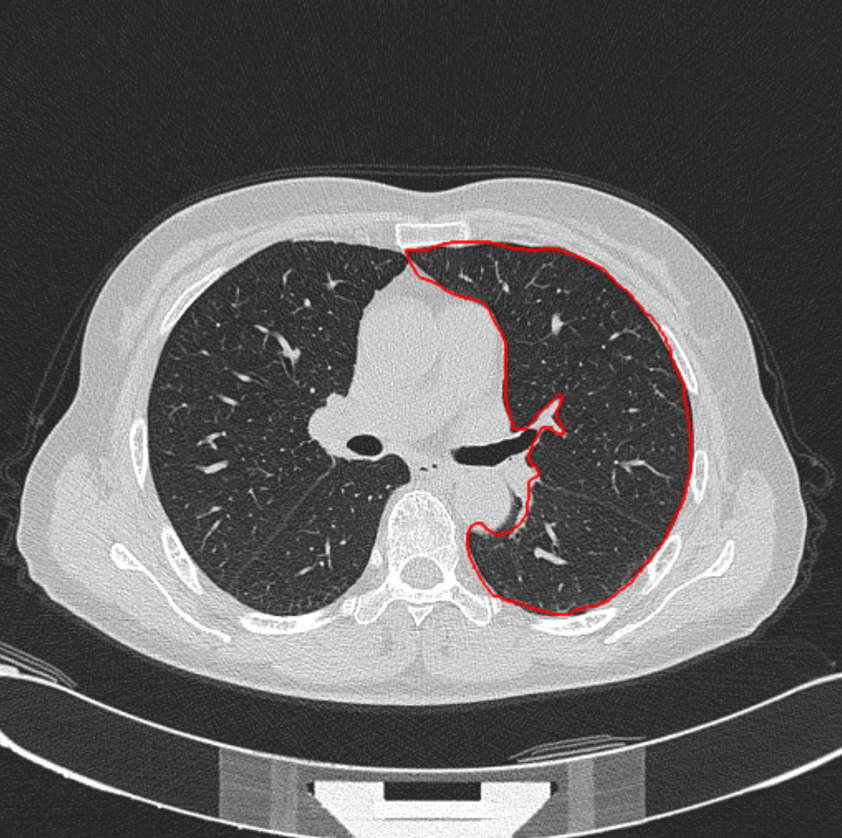
#> input picture mi/img2.png, 842 x 838 px, shrunk from 1290 x 1284 before the run
$ python '提取多边形所围的区域.py'
#> lines starting #> are read from the running program, lines starting #| are printed output that depends on the picture; after the words box and inside, x2 and y2 are one past the last pixel; in counts of white or black regions, pixels touching at a corner belong together
### mi/customed_toolkit.py
import matplotlib.pyplot as plt
import numpy as np

from skimage.color import rgba2rgb,rgb2hsv
from scipy import ndimage as ndi


# [5 lines left out: function show_with_mask, not called in this run]

def show_img(*img):
    """
    展示图像
    """
    length = len(img)
    for i in range(length):
        plt.subplot(1,length,i+1)
        plt.imshow(img[i])
    plt.show()

# [9 lines left out: function extract_edges_points, not called in this run]

def get_points_from_mask(mask,origin='left-top'):
    """
    根据mask获取边界点
    """
    points = np.array( np.where(mask) )
    if origin == 'left-top':
        points = points[-1::-1]     # 直接将x,y坐标颠倒
    return points

def get_edges_from_curve(img):
    """
    根据标注曲线获取mask
    """
    img_hsv = rgb2hsv(img)
    img_hsv_saturation = img_hsv[:,:,1]
    edges_mask = img_hsv_saturation > 0.5
    points = get_points_from_mask(edges_mask)
    return points, edges_mask

def segment_by_mask(img_rgb,img_mask):
    """
    根据图像上的标注提取区域
    """
    img =np.ones((img_rgb.shape[0],img_rgb.shape[1],img_rgb.shape[2]))
    fill_holes = ndi.binary_fill_holes(img_mask)
    img[fill_holes] =img_rgb[fill_holes]
    return img

### mi/提取多边形所围的区域.py


if __name__ == "__main__":

    from skimage import io
    from skimage.color import rgba2rgb
    from customed_toolkit import get_edges_from_curve, segment_by_mask, show_img


    img = io.imread('./img2.png')
#> img is the input picture: shape (838, 842, 4); mean R, G, B, A 101, 99.7, 99.7, 255
    channel = img.shape[2]
#> channel = 4
    if channel == 4:
        img_rgb = rgba2rgb(img)
    points, edges_mask = get_edges_from_curve(img_rgb)
#> in get_edges_from_curve, `img_hsv = rgb2hsv(img)`: img_hsv: shape (838, 842, 3) float64; mean of channels 0, 1, 2 0.00127, 0.00657, 0.396
#> in get_edges_from_curve, `img_hsv_saturation = img_hsv[:,:,1]`:
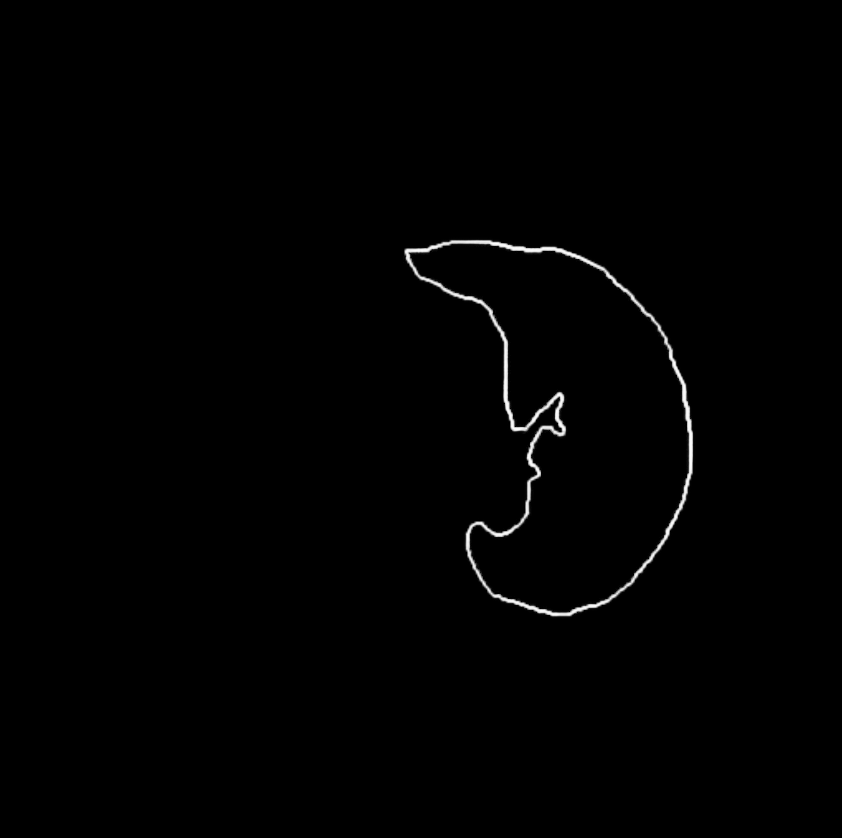
#> img_hsv_saturation: shape (838, 842) float64; min 0, max 1, mean 0.00657
#> in get_edges_from_curve, `edges_mask = img_hsv_saturation > 0.5`: edges_mask: shape (838, 842) bool; 0.67% white; 1 white region, box (x1, y1, x2, y2) and area: (405, 240, 693, 616) 4760
    processed_img = segment_by_mask(img_rgb,edges_mask)
#> in segment_by_mask, `fill_holes = ndi.binary_fill_holes(img_mask)`:
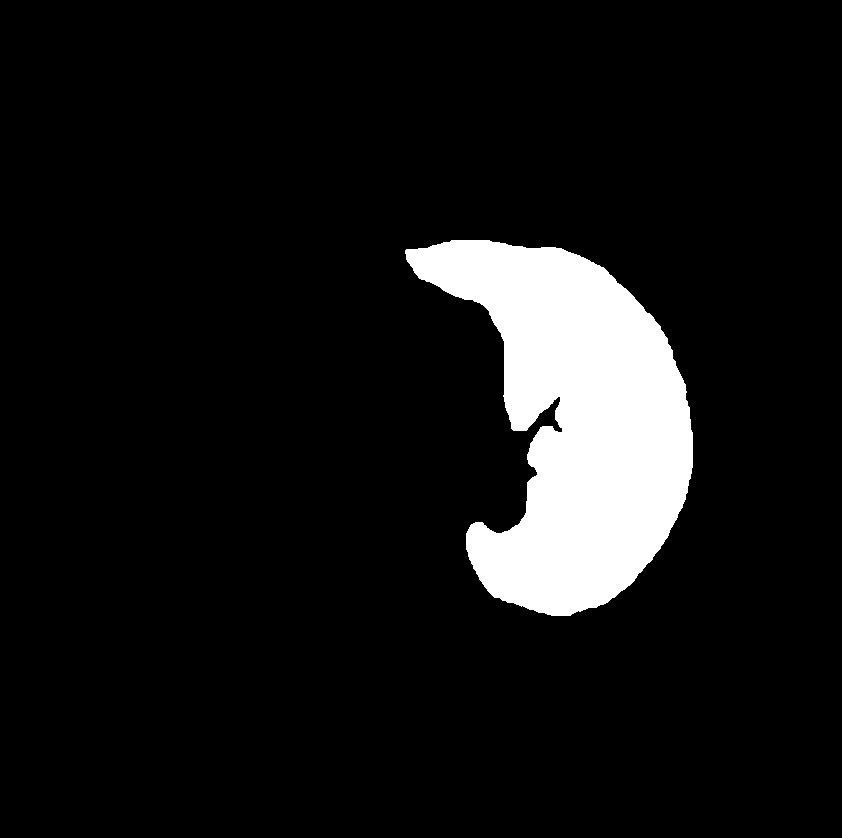
#> fill_holes: shape (838, 842) bool; 8.7% white; 1 white region, box (x1, y1, x2, y2) and area: (405, 240, 693, 616) 61067
#> in segment_by_mask, `img[fill_holes] =img_rgb[fill_holes]`:
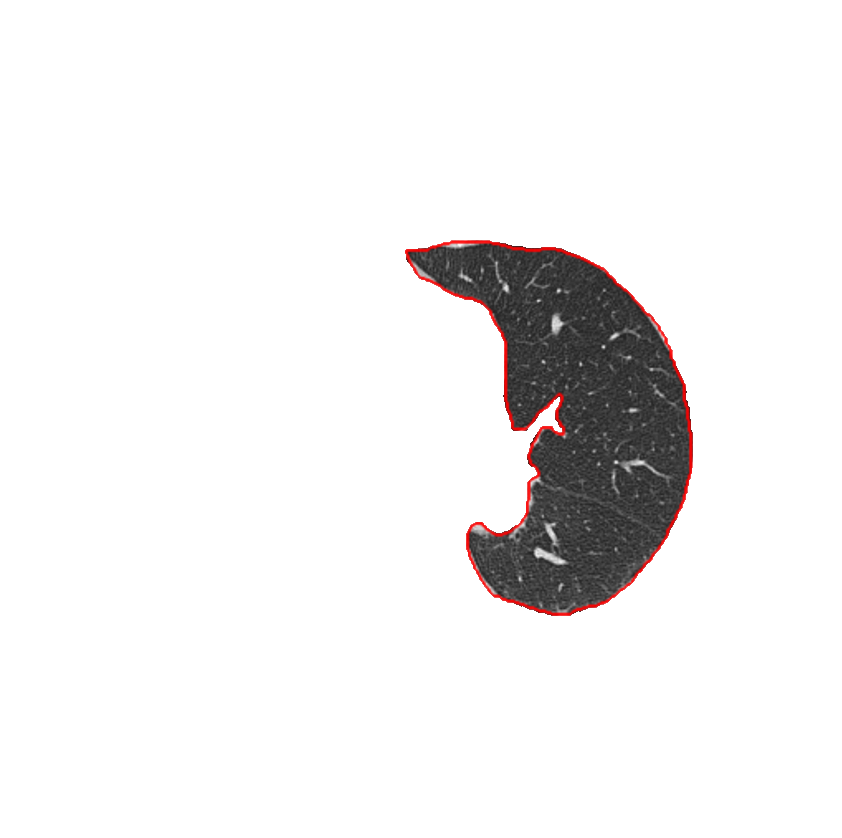
#> img: shape (838, 842, 3) float64; mean R, G, B 0.939, 0.935, 0.935

    show_img(img_rgb,processed_img)
#> in show_img, `plt.show()`:
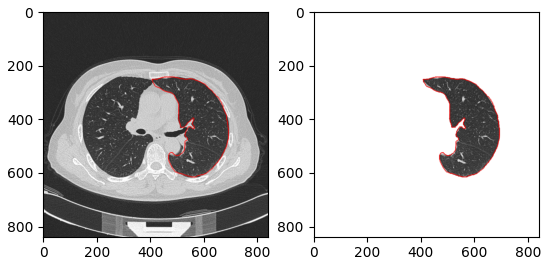
#> figure drawn by matplotlib, 2 panels
